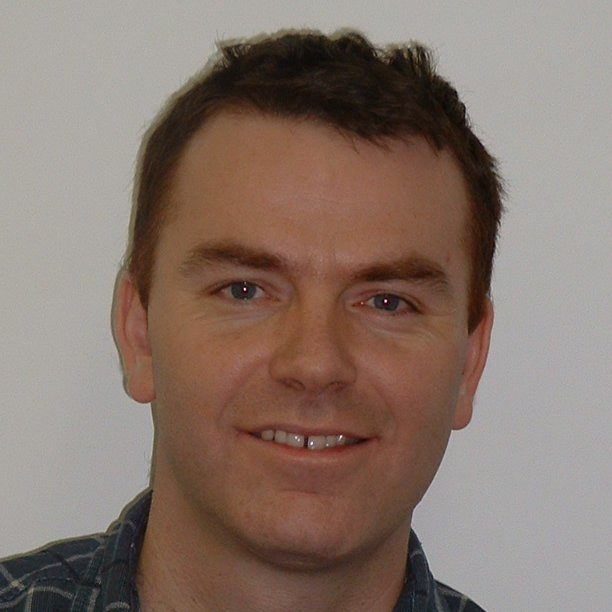
#> input picture src/gabor2_612x612.jpg, 612 x 612 px; its folder holds 5 pictures in this run
$ python open-for-work-english.py
#> lines starting #> are read from the running program, lines starting #| are printed output that depends on the picture
### bin/mypil.py
import os
from PIL import Image, ImageDraw, ImageFont
from copy import deepcopy

root = os.path.dirname(os.path.dirname(__file__))

def heb(txt):
    rev = txt[::-1]
    return rev

def add_text(draw, text, xy, size, rtl=False, fill=(0, 0, 0)):
    font = ImageFont.truetype('Pillow/Tests/fonts/FreeSansBold.ttf', size)
    my_text = heb(text) if rtl else text
    width, height = font.getsize(my_text)
    xy = deepcopy(xy)
    if xy[0] == 'center':
        #exit(dir(draw))
        size = draw.im.size
        xy = ( (size[0]-width)/2, xy[1])
    xy = (xy[0]-width if rtl else xy[0], xy[1])
    draw.text(
        text = my_text,
        xy   = xy,
        fill = fill,
        font = font,
    )

# [22 lines left out: function add_date, not called in this run]

def embed_image(img, filename, box, size=None, mask=False):
    emb_img_path = os.path.join(root, 'src', filename)
    emb_img = Image.open(emb_img_path, 'r')
    #size = (emb_img.size[0] / 2, emb_img.size[1] / 2)
    if size:
        emb_img.thumbnail(size)
    if mask:
       img.paste(emb_img, box=box, mask=emb_img)
    else:
       img.paste(emb_img, box=box)

### bin/open-for-work-english.py
import os
from PIL import Image, ImageDraw, ImageFont
from mypil import add_text, add_date, embed_image

width  = 1280
height = 720

# background_color = '#eb8634'
background_color = '#ebb434'
#background_color = '#DDDDDD'

root = os.path.dirname(os.path.dirname(__file__))
#print(root)

def main():
    png_filename = os.path.splitext(os.path.basename(__file__))[0] + '.png'
    #print(png_filename)

    png_filepath = os.path.join(root, 'images', png_filename)
    #print(png_filepath)

    img = Image.new('RGB', (width, height), color=background_color)
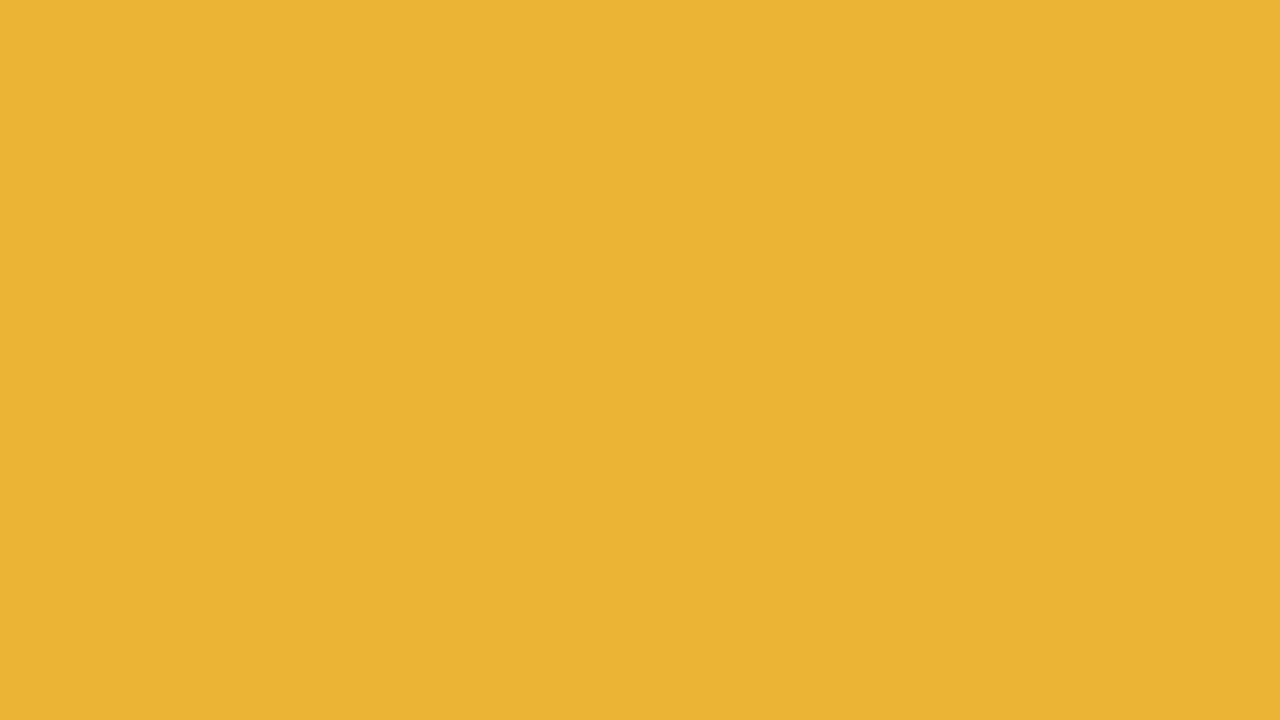
#> img: PIL image 1280x720 RGB; mean R, G, B 235, 180, 52

    font_gabor = ImageFont.truetype('Pillow/Tests/fonts/FreeMono.ttf', 40)
    font_title = ImageFont.truetype('Pillow/Tests/fonts/FreeSansBold.ttf', 160)
    font = ImageFont.truetype('Pillow/Tests/fonts/FreeSansBold.ttf', 40)
    draw = ImageDraw.Draw(img)
    add_text(
        draw = draw,
        text = "I am open for my next assignment",
        rtl  = False,
        size = 70,
        xy   = (50, 30),
    )

    add_text(
        draw = draw,
        text = "- Introduce test automation",
        rtl  = False,
        size = 65,
        xy   = (50, 170),
    )
    add_text(
        draw = draw,
        text = "- Setup CI system",
        rtl  = False,
        size = 65,
        xy   = (50, 250),
    )

    add_text(
        draw = draw,
        text = "- Modernize code base (Python, Perl)",
        rtl  = False,
        size = 65,
        xy   = (50, 330),
    )

    add_text(
        draw = draw,
        text = "- Create Docker containers",
        rtl  = False,
        size = 65,
        xy   = (50, 410),
    )


    add_text(
        draw = draw,
        text = "Gábor Szabó",
        rtl  = False,
        size = 50,
        xy   = (750, 620),
    )

    embed_image(img=img, filename='gabor2_612x612.jpg', size=(200, 200), box=(width-200-10, 500))
#> in embed_image, emb_img is the input picture: PIL image 612x612 RGB; mean R, G, B 135.1, 117.5, 107.8
#> in embed_image, `img.paste(emb_img, box=box)`:
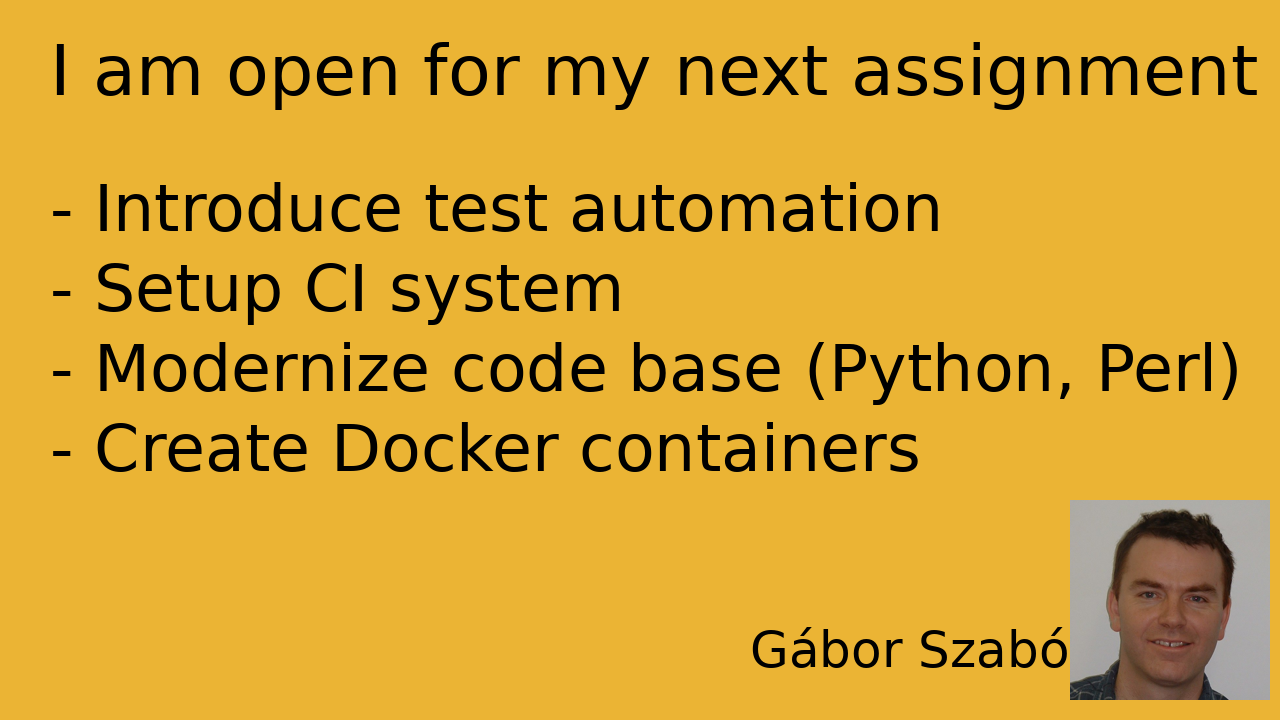
#> img: PIL image 1280x720 RGB; mean R, G, B 214.5, 164.9, 50.9
    #embed_image(img=img, filename='mojolicious.png', box=(10, 10), mask=True)

    img.save(png_filepath)
    img.show()


main()
